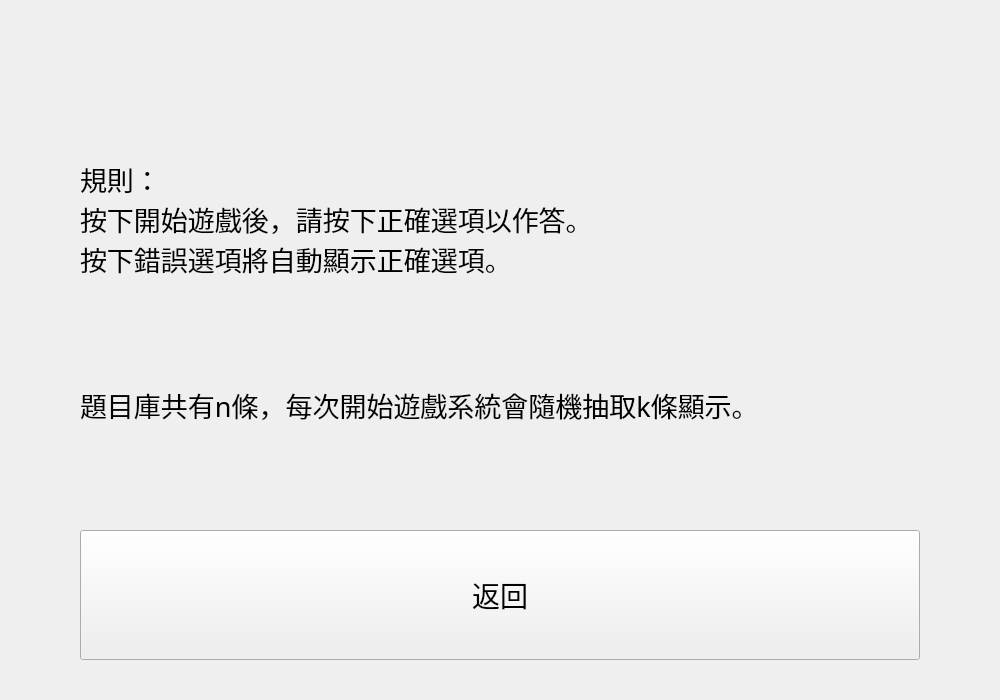
<?xml version="1.0" encoding="UTF-8"?>
<ui version="4.0">
 <class>RuleForm</class>
 <widget class="QWidget" name="RuleForm">
  <property name="geometry">
   <rect>
    <x>0</x>
    <y>0</y>
    <width>1000</width>
    <height>700</height>
   </rect>
  </property>
  <property name="windowTitle">
   <string>Form</string>
  </property>
  <layout class="QVBoxLayout" name="verticalLayout">
   <property name="leftMargin">
    <number>80</number>
   </property>
   <property name="topMargin">
    <number>40</number>
   </property>
   <property name="rightMargin">
    <number>80</number>
   </property>
   <property name="bottomMargin">
    <number>40</number>
   </property>
   <item>
    <widget class="QLabel" name="mainRule">
     <property name="font">
      <font>
       <family>Microsoft JhengHei</family>
       <pointsize>20</pointsize>
      </font>
     </property>
     <property name="text">
      <string>規則：
按下開始遊戲後，請按下正確選項以作答。
按下錯誤選項將自動顯示正確選項。</string>
     </property>
     <property name="alignment">
      <set>Qt::AlignmentFlag::AlignBottom|Qt::AlignmentFlag::AlignLeading|Qt::AlignmentFlag::AlignLeft</set>
     </property>
     <property name="margin">
      <number>10</number>
     </property>
    </widget>
   </item>
   <item>
    <widget class="QLabel" name="ruleInfo">
     <property name="font">
      <font>
       <family>Microsoft JhengHei</family>
       <pointsize>20</pointsize>
      </font>
     </property>
     <property name="text">
      <string>題目庫共有n條，每次開始遊戲系統會隨機抽取k條顯示。</string>
     </property>
     <property name="wordWrap">
      <bool>true</bool>
     </property>
     <property name="margin">
      <number>10</number>
     </property>
    </widget>
   </item>
   <item>
    <widget class="QPushButton" name="returnButton">
     <property name="minimumSize">
      <size>
       <width>0</width>
       <height>130</height>
      </size>
     </property>
     <property name="font">
      <font>
       <family>Microsoft JhengHei</family>
       <pointsize>21</pointsize>
      </font>
     </property>
     <property name="text">
      <string>返回</string>
     </property>
    </widget>
   </item>
  </layout>
 </widget>
 <resources/>
 <connections/>
</ui>
